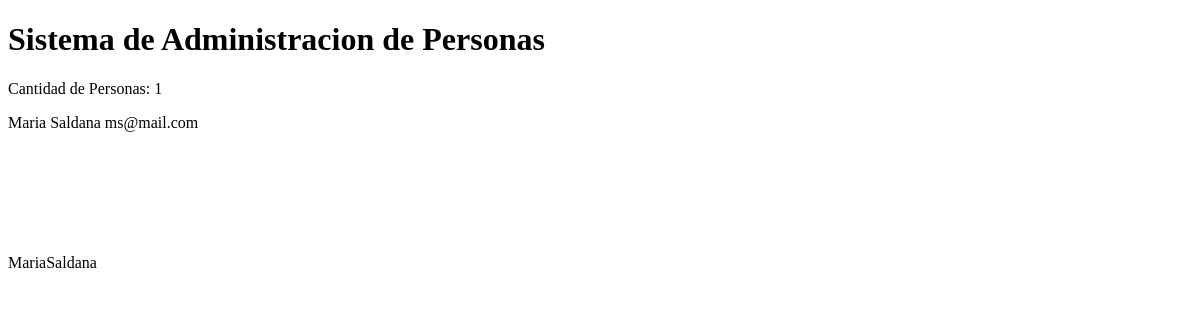
The app's page /personas, older data.
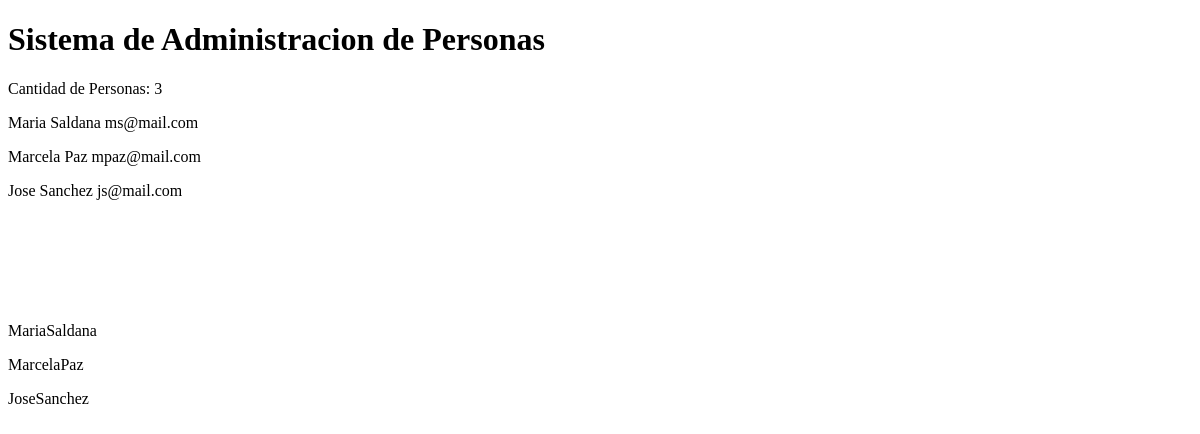
The same page, newer data.
### personas/models.py (models this page shows, shortened)
class Persona(models.Model):
    nombre= models.CharField(max_length=50)
    apellido= models.CharField(max_length=50)
    email= models.CharField(max_length=50)
    activo= models.BooleanField(default=True)

### webapp/views.py (the view)
# urls.py: path('personas', mostrar_personas),
def mostrar_personas(request):
    cantidad_personas = Persona.objects.count()
    personas = Persona.objects.all().values()
    nombres_personas = list()
    for persona in personas:
        nombres_personas.append(persona['nombre'] + '' + persona['apellido'])
    datos ={'cantidad': cantidad_personas, 'personas': personas, 'nombres_personas': nombres_personas}
    pagina = loader.get_template('personas.html')
    return HttpResponse(pagina.render(datos, request))

### webapp/templates/personas.html (shortened to what this page needs)
<!DOCTYPE html>
<html>
<head>
</head>
<body>
<h1>Sistema de Administracion de Personas</h1>
<p>Cantidad de Personas: {{cantidad}}</p>
{% for persona in personas %}
   <p>{{persona.nombre}} {{persona.apellido}} {{persona.email}}</p>
{% endfor %}
<br>
<br>
<br>
<br>
<br>
{% for nombre in nombres_personas %}
    <p>{{nombre}}</p>
{% endfor %}
</body>
</html>

Row changes from the older to the newer data that the page shows:
added Persona: nombre "Marcela", apellido "Paz", email "mpaz@mail.com"
added Persona: nombre "Jose", apellido "Sanchez", email "js@mail.com"
Text that changed along with them:
{{ cantidad }}: "1" → "3"
new list line: "MarcelaPaz"
new list line: "JoseSanchez"
